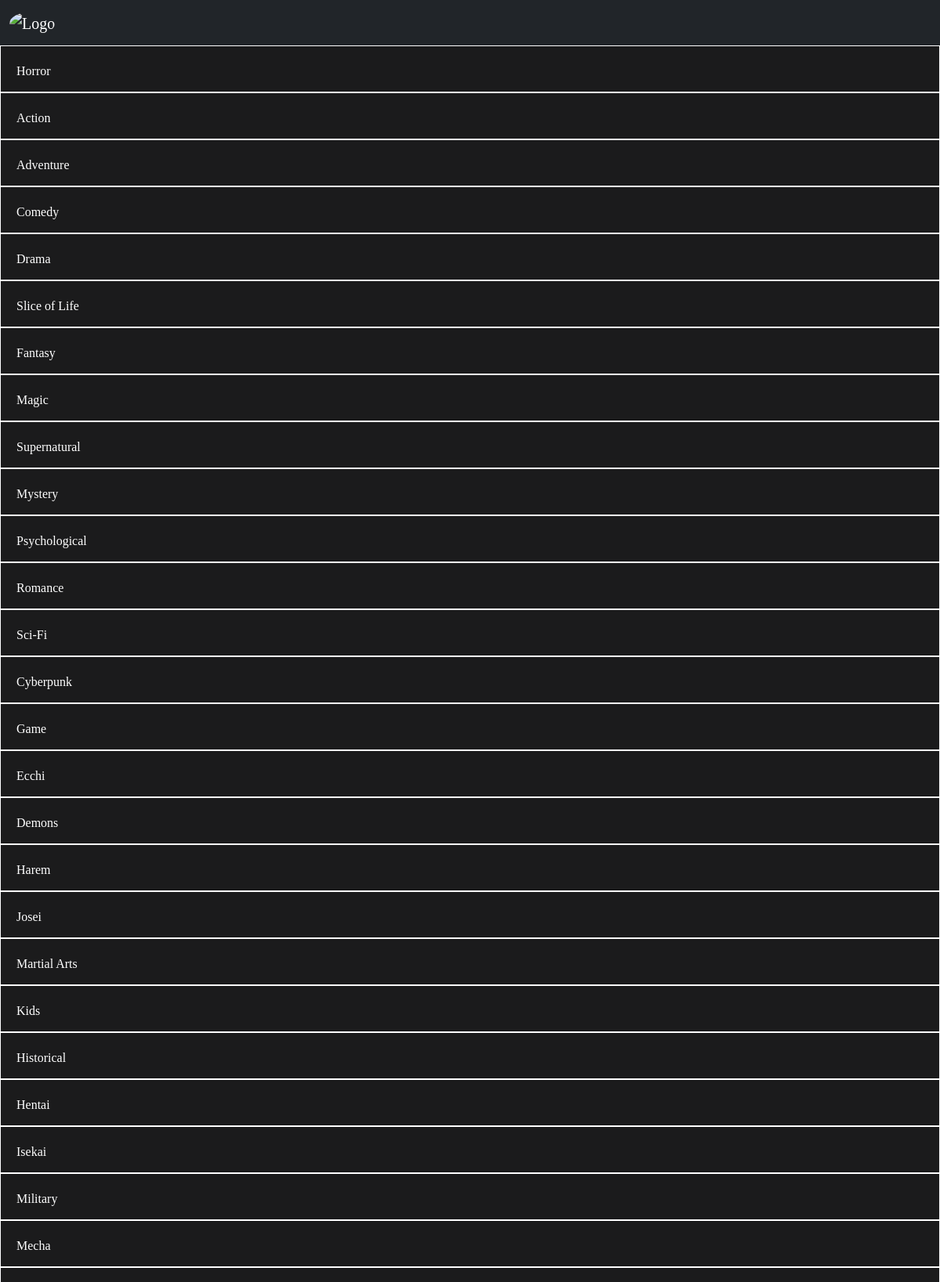
The page /genres/ (upper part) on the database its author committed.
### manime/models.py (models this page shows, shortened)
class Genre(models.Model):
	name = models.CharField(max_length=100, null=True, blank=True)

### manime/views.py (the view)
# urls.py: path('genres/', views.genres_view, name='genres'),
def genres_view(request):
	genres = Genre.objects.all()
	context = {
	'genres':genres,
	}
	return render(request, 'genres.html', context)

### templates/genres.html (shortened to what this page needs)
{% extends 'index.html' %}
{% block content %}
	{% for genre in genres %}
		<a href="" style="text-decoration: none;">
			<div class="genres" style="height:60px;background-color:rgb(27,27,28);color:#ffffff;border-style:ridge;border-width:thin;padding:20px;">
               <p>{{genre.name}}</p>
			</div>
		</a>
	{% endfor %}
{% endblock %}

### rows shown on the page
Genre: name "Horror"
Genre: name "Action"
Genre: name "Adventure"
Genre: name "Comedy"
Genre: name "Drama"
Genre: name "Slice of Life"
Genre: name "Fantasy"
Genre: name "Magic"
Genre: name "Supernatural"
Genre: name "Mystery"
Genre: name "Psychological"
Genre: name "Romance"
Genre: name "Sci-Fi"
Genre: name "Cyberpunk"
Genre: name "Game"
Genre: name "Ecchi"
Genre: name "Demons"
Genre: name "Harem"
Genre: name "Josei"
Genre: name "Martial Arts"
Genre: name "Kids"
Genre: name "Historical"
Genre: name "Hentai"
Genre: name "Isekai"
Genre: name "Military"
Genre: name "Mecha"
